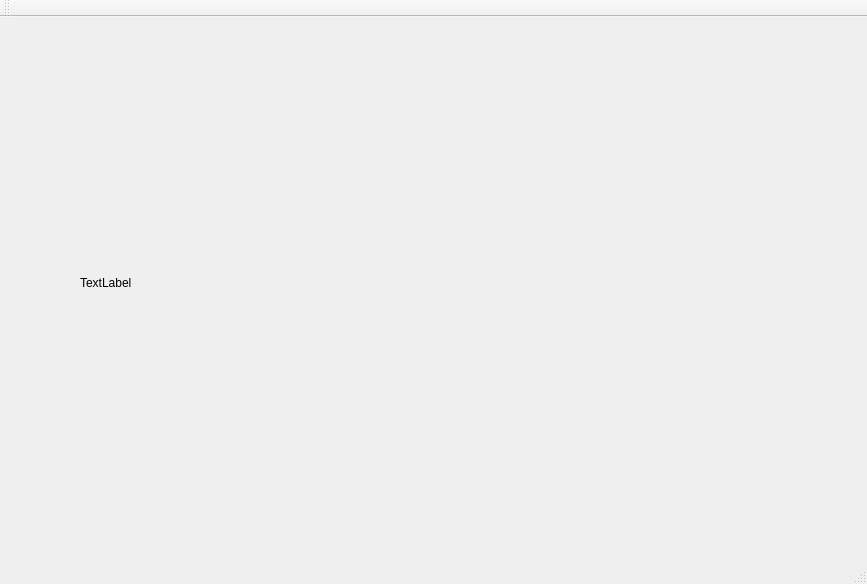
<?xml version="1.0" encoding="UTF-8"?>
<ui version="4.0">
 <class>Qt_IMAGEClass</class>
 <widget class="QMainWindow" name="Qt_IMAGEClass">
  <property name="geometry">
   <rect>
    <x>0</x>
    <y>0</y>
    <width>867</width>
    <height>584</height>
   </rect>
  </property>
  <property name="windowTitle">
   <string>Qt_IMAGE</string>
  </property>
  <widget class="QWidget" name="centralWidget">
   <widget class="QLabel" name="label">
    <property name="geometry">
     <rect>
      <x>80</x>
      <y>60</y>
      <width>691</width>
      <height>411</height>
     </rect>
    </property>
    <property name="text">
     <string>TextLabel</string>
    </property>
   </widget>
  </widget>
  <widget class="QToolBar" name="mainToolBar">
   <attribute name="toolBarArea">
    <enum>TopToolBarArea</enum>
   </attribute>
   <attribute name="toolBarBreak">
    <bool>false</bool>
   </attribute>
  </widget>
  <widget class="QStatusBar" name="statusBar"/>
 </widget>
 <layoutdefault spacing="6" margin="11"/>
 <resources>
  <include location="Qt_IMAGE.qrc"/>
 </resources>
 <connections/>
</ui>
